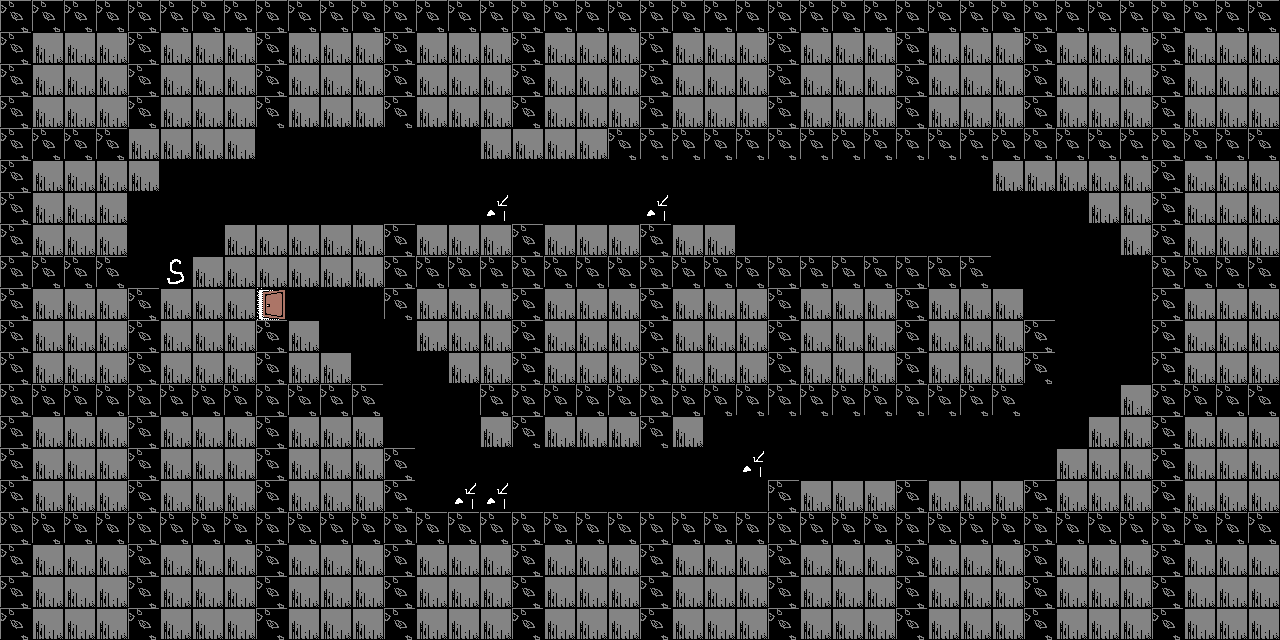

This is a level from a 2D game, rendered from its Tiled map with the project's own tilesets. A one-line summary and the map file follow, with tile-layer data summarised:
An orthogonal 40x20 tile map with 32x32 px tiles, 2 tile layers (ground, chara).

<map version="1.0" orientation="orthogonal" width="40" height="20" tilewidth="32" tileheight="32">
 <tileset firstgid="1" name="map" tilewidth="32" tileheight="32">
  <image source="map.png" trans="ff00ff" width="256" height="256" />
  <terraintypes>
   <terrain name="�������Ϸ�" tile="-1" />
  </terraintypes>
 </tileset>
 <layer name="ground" width="40" height="20">
  <data>[800 cells, 644 non-empty, 3 distinct tile ids]</data>
 </layer>
 <layer name="chara" width="40" height="20">
  <data>[800 cells, 6 non-empty, 2 distinct tile ids]</data>
 </layer>
</map>
